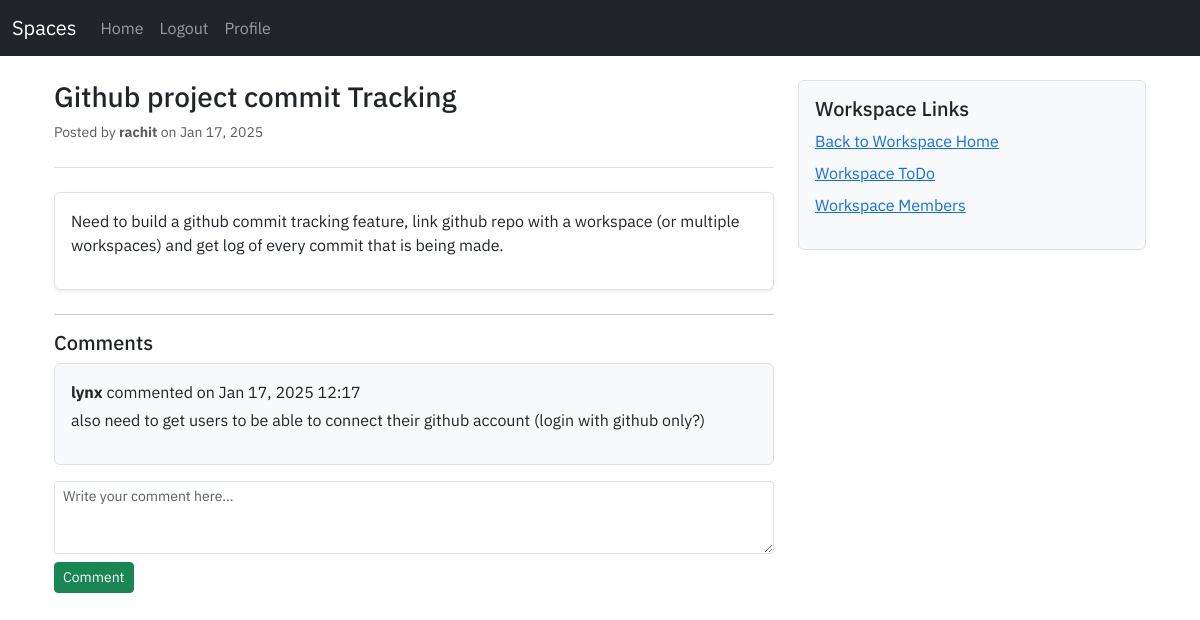
The app's page /workspace/discussion/post/1/ (signed in) with its own data.
### discussion/models.py (models this page shows, shortened)
class Post(models.Model):
    workspace = models.ForeignKey(Workspace, on_delete=models.CASCADE)
    title = models.CharField(max_length=255)
    content = models.TextField(blank=False, null=False)
    author = models.ForeignKey(User, on_delete=models.SET_NULL, null=True)
    created_at = models.DateTimeField(auto_now_add=True)
    updated_at = models.DateTimeField(auto_now=True)

class Comment(models.Model):
    content = models.TextField(blank=False, null=False)
    post = models.ForeignKey(Post, on_delete=models.CASCADE)
    author = models.ForeignKey(User, on_delete=models.SET_NULL, null=True)
    created_at = models.DateTimeField(auto_now_add=True)
    updated_at = models.DateTimeField(auto_now=True)

### discussion/views.py (the view)
# urls.py: path('post/<int:post_id>/', views.topic_post, name='topic-post'),
@login_required
def topic_post(request, post_id):
    post = get_object_or_404(Post, id=post_id)
    if request.method == "POST":
        form = CommentCreationForm(request.POST)
        if form.is_valid():
            comment = form.save(commit=False)
            comment.author = request.user
            comment.post = post
            comment.save()
            messages.success(request, "Comment Added!")
            return redirect('topic-post', post_id=post_id)
    else:
        form = CommentCreationForm()
        comments = Comment.objects.filter(post=post)
    context = {
        'form': form,
        'post': post,
        'comments': comments,
    }
    return render(request, 'discussion/post.html', context=context)

### discussion/forms.py
class CommentCreationForm(forms.ModelForm):
    class Meta:
        model = Comment
        fields = ['content']
        widgets = {
            'content': forms.Textarea(attrs={'rows':3, 'cols': 100, 'placeholder': 'Write a comment...'})
        }

### discussion/templates/discussion/post.html (shortened to what this page needs)
{% extends "user/base.html" %}
{% block content %}
<div class="container mt-4">
    <div class="row">
        <div class="col-md-8">
            <div class="border-bottom pb-2 mb-4">
                <h1 class="h3">{{ post.title }}</h1>
                <p class="text-muted small">Posted by <strong>{{ post.author }}</strong> on {{ post.created_at|date:"M d, Y" }}</p>
            </div>
            <div class="post-content mb-4 p-3 bg-white border rounded shadow-sm">
                <p>{{ post.content }}</p>
            </div>
            <hr>
            <div class="comments-section">
                <h5>Comments</h5>
                {% if comments %}
                    {% for comment in comments %}
                        <div class="comment mb-3 p-3 bg-light border rounded">
                            <p class="mb-1"><strong>{{ comment.author }}</strong> commented on {{ comment.created_at|date:"M d, Y H:i" }}</p>
                            <p>{{ comment.content }}</p>
                        </div>
                    {% endfor %}
                {% else %}
                    <p class="text-muted">No comments yet. Be the first to comment!</p>
                {% endif %}
            </div>
            <form method="POST" class="mb-4">
                <textarea name="content" class="form-control form-control-sm" rows="3" placeholder="Write your comment here..."></textarea>
                <button type="submit" class="btn btn-success btn-sm mt-2">Comment</button>
            </form>
        </div>
        <div class="col-md-4">
            <div class="p-3 bg-light border rounded">
                <h5>Workspace Links</h5>
                <ul class="list-unstyled">
                    <li><a href="{% url 'workspace-discussion-index' post.workspace.id %}" class="d-block mb-2">Back to Workspace Home</a></li>
                    <li><a href="#" class="d-block mb-2">Workspace ToDo</a></li>
                    <li><a href="#" class="d-block mb-2">Workspace Members</a></li>
                </ul>
            </div>
        </div>
    </div>
</div>
{% endblock %}

### user/static/user/style.css (style rules this page uses)
* { font-family: 'IBM Plex Sans', serif; }

### records on screen
Post: title "Github project commit Tracking", author "rachit", created_at "Jan 17, 2025", content "Need to build a github commit tracking feature, link github repo with a workspace (or multiple workspaces) and get log of every commit that is being made."
Comment: author "lynx", created_at "Jan 17, 2025 12:17", content "also need to get users to be able to connect their github account (login with github only?)"
